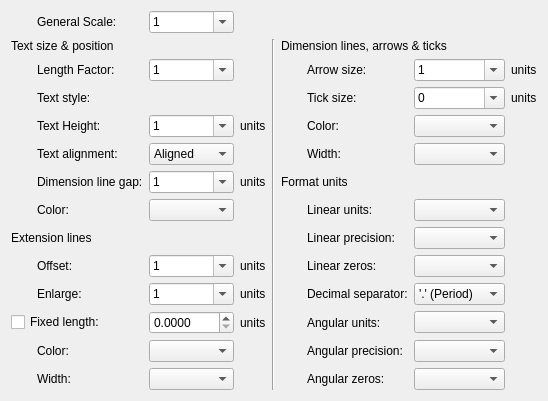
     <widget class="QWidget" name="tabDimsOld">
      <attribute name="title">
       <string>&amp;Dimensions</string>
      </attribute>
      <layout class="QGridLayout" name="gridLayout">
       <item row="3" column="2">
        <widget class="QG_FontBox" name="cbDimTxSty" native="true"/>
       </item>
       <item row="3" column="1">
        <widget class="QLabel" name="label_5">
         <property name="text">
          <string>Text style:</string>
         </property>
        </widget>
       </item>
       <item row="10" column="7">
        <widget class="QComboBox" name="cbDimDSep">
         <item>
          <property name="text">
           <string>'.' (Period)</string>
          </property>
         </item>
         <item>
          <property name="text">
           <string>',' (Comma)</string>
          </property>
         </item>
        </widget>
       </item>
       <item row="10" column="6">
        <widget class="QLabel" name="label_6">
         <property name="text">
          <string>Decimal separator:</string>
         </property>
        </widget>
       </item>
       <item row="3" column="8">
        <widget class="QLabel" name="lDimUnit6">
         <property name="text">
          <string>units</string>
         </property>
         <property name="wordWrap">
          <bool>false</bool>
         </property>
        </widget>
       </item>
       <item row="2" column="8">
        <widget class="QLabel" name="lDimUnit5">
         <property name="text">
          <string>units</string>
         </property>
         <property name="wordWrap">
          <bool>false</bool>
         </property>
        </widget>
       </item>
       <item row="7" column="6">
        <widget class="QLabel" name="lDimLUnit">
         <property name="text">
          <string>Linear units:</string>
         </property>
         <property name="textFormat">
          <enum>Qt::PlainText</enum>
         </property>
         <property name="wordWrap">
          <bool>false</bool>
         </property>
         <property name="buddy">
          <cstring>cbLengthFormat</cstring>
         </property>
        </widget>
       </item>
       <item row="7" column="1">
        <widget class="QLabel" name="lDimClrT">
         <property name="text">
          <string>Color:</string>
         </property>
        </widget>
       </item>
       <item row="13" column="7">
        <widget class="LG_DimzerosBox" name="cbDimAZin"/>
       </item>
       <item row="2" column="1">
        <widget class="QLabel" name="lDimFactor">
         <property name="text">
          <string>Length Factor:</string>
         </property>
         <property name="wordWrap">
          <bool>false</bool>
         </property>
        </widget>
       </item>
       <item row="2" column="2">
        <widget class="QComboBox" name="cbDimFactor">
         <property name="toolTip">
          <string>&lt;html&gt;&lt;head/&gt;&lt;body&gt;&lt;p&gt;Scale to multiply all dimension values.&lt;/p&gt;&lt;/body&gt;&lt;/html&gt;</string>
         </property>
         <property name="editable">
          <bool>true</bool>
         </property>
         <property name="currentIndex">
          <number>3</number>
         </property>
         <item>
          <property name="text">
           <string notr="true">0.1</string>
          </property>
         </item>
         <item>
          <property name="text">
           <string notr="true">0.2</string>
          </property>
         </item>
         <item>
          <property name="text">
           <string notr="true">0.5</string>
          </property>
         </item>
         <item>
          <property name="text">
           <string notr="true">1</string>
          </property>
         </item>
         <item>
          <property name="text">
           <string notr="true">2</string>
          </property>
         </item>
         <item>
          <property name="text">
           <string notr="true">5</string>
          </property>
         </item>
         <item>
          <property name="text">
           <string notr="true">10</string>
          </property>
         </item>
         <item>
          <property name="text">
           <string notr="true">20</string>
          </property>
         </item>
         <item>
          <property name="text">
           <string notr="true">50</string>
          </property>
         </item>
         <item>
          <property name="text">
           <string notr="true">100</string>
          </property>
         </item>
         <item>
          <property name="text">
           <string notr="true">200</string>
          </property>
         </item>
         <item>
          <property name="text">
           <string notr="true">500</string>
          </property>
         </item>
         <item>
          <property name="text">
           <string notr="true">1000</string>
          </property>
         </item>
        </widget>
       </item>
       <item row="3" column="6">
        <widget class="QLabel" name="lDimTsz">
         <property name="text">
          <string>Tick size:</string>
         </property>
         <property name="wordWrap">
          <bool>false</bool>
         </property>
        </widget>
       </item>
       <item row="4" column="3">
        <widget class="QLabel" name="lDimUnit1">
         <property name="text">
          <string>units</string>
         </property>
         <property name="wordWrap">
          <bool>false</bool>
         </property>
        </widget>
       </item>
       <item row="15" column="0">
        <spacer name="spacer11">
         <property name="orientation">
          <enum>Qt::Vertical</enum>
         </property>
         <property name="sizeType">
          <enum>QSizePolicy::Expanding</enum>
         </property>
         <property name="sizeHint" stdset="0">
          <size>
           <width>20</width>
           <height>0</height>
          </size>
         </property>
        </spacer>
       </item>
       <item row="5" column="7">
        <widget class="QG_WidthBox" name="cbDimLwD"/>
       </item>
       <item row="11" column="6">
        <widget class="QLabel" name="lDimAUnit">
         <property name="text">
          <string>Angular units:</string>
         </property>
         <property name="wordWrap">
          <bool>false</bool>
         </property>
         <property name="buddy">
          <cstring>cbAngleFormat</cstring>
         </property>
        </widget>
       </item>
       <item row="4" column="1">
        <widget class="QLabel" name="lDimTextHeight">
         <property name="text">
          <string>Text Height:</string>
         </property>
         <property name="wordWrap">
          <bool>false</bool>
         </property>
        </widget>
       </item>
       <item row="9" column="6">
        <widget class="QLabel" name="lDimZin">
         <property name="text">
          <string>Linear zeros:</string>
         </property>
        </widget>
       </item>
       <item row="3" column="7">
        <widget class="QComboBox" name="cbDimTsz">
         <property name="toolTip">
          <string>&lt;html&gt;&lt;head/&gt;&lt;body&gt;&lt;p&gt;Dimension Tick size. Set it to 0 will disable the dimension tick. Dimension arrow won't be drawn when dimension tick is enabled.&lt;/p&gt;&lt;/body&gt;&lt;/html&gt;</string>
         </property>
         <property name="editable">
          <bool>true</bool>
         </property>
         <item>
          <property name="text">
           <string notr="true">0</string>
          </property>
         </item>
         <item>
          <property name="text">
           <string notr="true">1</string>
          </property>
         </item>
         <item>
          <property name="text">
           <string notr="true">2</string>
          </property>
         </item>
         <item>
          <property name="text">
           <string notr="true">5</string>
          </property>
         </item>
        </widget>
       </item>
       <item row="6" column="5" colspan="3">
        <widget class="QLabel" name="label_4">
         <property name="text">
          <string>Format units</string>
         </property>
        </widget>
       </item>
       <item row="6" column="2">
        <widget class="QComboBox" name="cbDimGap">
         <property name="toolTip">
          <string>&lt;html&gt;&lt;head/&gt;&lt;body&gt;&lt;p&gt;Distance gap around text&lt;/p&gt;&lt;/body&gt;&lt;/html&gt;</string>
         </property>
         <property name="editable">
          <bool>true</bool>
         </property>
         <item>
          <property name="text">
           <string notr="true">1</string>
          </property>
         </item>
         <item>
          <property name="text">
           <string notr="true">2</string>
          </property>
         </item>
         <item>
          <property name="text">
           <string notr="true">5</string>
          </property>
         </item>
        </widget>
       </item>
       <item row="0" column="2">
        <widget class="QComboBox" name="cbDimScale">
         <property name="toolTip">
          <string>&lt;html&gt;&lt;head/&gt;&lt;body&gt;&lt;p&gt;Scale to multiply all dimension geometries.&lt;/p&gt;&lt;/body&gt;&lt;/html&gt;</string>
         </property>
         <property name="editable">
          <bool>true</bool>
         </property>
         <property name="currentIndex">
          <number>3</number>
         </property>
         <item>
          <property name="text">
           <string notr="true">0.1</string>
          </property>
         </item>
         <item>
          <property name="text">
           <string notr="true">0.2</string>
          </property>
         </item>
         <item>
          <property name="text">
           <string notr="true">0.5</string>
          </property>
         </item>
         <item>
          <property name="text">
           <string notr="true">1</string>
          </property>
         </item>
         <item>
          <property name="text">
           <string notr="true">2</string>
          </property>
         </item>
         <item>
          <property name="text">
           <string notr="true">5</string>
          </property>
         </item>
         <item>
          <property name="text">
           <string notr="true">10</string>
          </property>
         </item>
        </widget>
       </item>
       <item row="1" column="0" colspan="3">
        <widget class="QLabel" name="label_2">
         <property name="text">
          <string>Text size &amp; position</string>
         </property>
        </widget>
       </item>
       <item row="0" column="1">
        <widget class="QLabel" name="lDimScale">
         <property name="text">
          <string>General Scale:</string>
         </property>
         <property name="wordWrap">
          <bool>false</bool>
         </property>
        </widget>
       </item>
       <item row="4" column="2">
        <widget class="QComboBox" name="cbDimTextHeight">
         <property name="editable">
          <bool>true</bool>
         </property>
         <item>
          <property name="text">
           <string notr="true">1</string>
          </property>
         </item>
         <item>
          <property name="text">
           <string notr="true">2</string>
          </property>
         </item>
         <item>
          <property name="text">
           <string notr="true">5</string>
          </property>
         </item>
        </widget>
       </item>
       <item row="8" column="7">
        <widget class="QComboBox" name="cbDimDec"/>
       </item>
       <item row="4" column="7">
        <widget class="QG_ColorBox" name="cbDimClrD"/>
       </item>
       <item row="10" column="2">
        <widget class="QComboBox" name="cbDimExe">
         <property name="toolTip">
          <string>Length to enlarge over dimension line</string>
         </property>
         <property name="editable">
          <bool>true</bool>
         </property>
         <item>
          <property name="text">
           <string notr="true">1</string>
          </property>
         </item>
         <item>
          <property name="text">
           <string notr="true">2</string>
          </property>
         </item>
         <item>
          <property name="text">
           <string notr="true">5</string>
          </property>
         </item>
        </widget>
       </item>
       <item row="2" column="7">
        <widget class="QComboBox" name="cbDimAsz">
         <property name="toolTip">
          <string>&lt;html&gt;&lt;head/&gt;&lt;body&gt;&lt;p&gt;Dimension arrow size. &lt;a name=&quot;result_box&quot;/&gt;without effect when tick size &lt;a name=&quot;result_box&quot;/&gt;is other than 0&lt;/p&gt;&lt;/body&gt;&lt;/html&gt;</string>
         </property>
         <property name="editable">
          <bool>true</bool>
         </property>
         <item>
          <property name="text">
           <string notr="true">1</string>
          </property>
         </item>
         <item>
          <property name="text">
           <string notr="true">2</string>
          </property>
         </item>
         <item>
          <property name="text">
           <string notr="true">5</string>
          </property>
         </item>
        </widget>
       </item>
       <item row="15" column="1">
        <spacer name="spacer11_2">
         <property name="orientation">
          <enum>Qt::Vertical</enum>
         </property>
         <property name="sizeType">
          <enum>QSizePolicy::Expanding</enum>
         </property>
         <property name="sizeHint" stdset="0">
          <size>
           <width>20</width>
           <height>0</height>
          </size>
         </property>
        </spacer>
       </item>
       <item row="2" column="6">
        <widget class="QLabel" name="lDimAsz">
         <property name="text">
          <string>Arrow size:</string>
         </property>
         <property name="wordWrap">
          <bool>false</bool>
         </property>
        </widget>
       </item>
       <item row="12" column="7">
        <widget class="QComboBox" name="cbDimADec"/>
       </item>
       <item row="5" column="6">
        <widget class="QLabel" name="lDimLwD">
         <property name="text">
          <string>Width:</string>
         </property>
        </widget>
       </item>
       <item row="11" column="7">
        <widget class="QComboBox" name="cbDimAUnit"/>
       </item>
       <item row="6" column="3">
        <widget class="QLabel" name="lDimUnit4">
         <property name="text">
          <string>units</string>
         </property>
         <property name="wordWrap">
          <bool>false</bool>
         </property>
        </widget>
       </item>
       <item row="1" column="5" colspan="3">
        <widget class="QLabel" name="label">
         <property name="text">
          <string>Dimension lines, arrows &amp; ticks</string>
         </property>
        </widget>
       </item>
       <item row="13" column="6">
        <widget class="QLabel" name="lDimAZin">
         <property name="text">
          <string>Angular zeros:</string>
         </property>
        </widget>
       </item>
       <item row="4" column="6">
        <widget class="QLabel" name="lDimClrD">
         <property name="text">
          <string>Color:</string>
         </property>
        </widget>
       </item>
       <item row="12" column="6">
        <widget class="QLabel" name="lDimADec">
         <property name="text">
          <string>Angular precision:</string>
         </property>
         <property name="wordWrap">
          <bool>false</bool>
         </property>
         <property name="buddy">
          <cstring>cbAnglePrecision</cstring>
         </property>
        </widget>
       </item>
       <item row="10" column="1">
        <widget class="QLabel" name="lDimExe">
         <property name="text">
          <string>Enlarge:</string>
         </property>
         <property name="wordWrap">
          <bool>false</bool>
         </property>
        </widget>
       </item>
       <item row="9" column="1">
        <widget class="QLabel" name="lDimExo">
         <property name="text">
          <string>Offset:</string>
         </property>
         <property name="wordWrap">
          <bool>false</bool>
         </property>
        </widget>
       </item>
       <item row="7" column="7">
        <widget class="QComboBox" name="cbDimLUnit"/>
       </item>
       <item row="8" column="6">
        <widget class="QLabel" name="lDimDec">
         <property name="text">
          <string>Linear precision:</string>
         </property>
         <property name="textFormat">
          <enum>Qt::PlainText</enum>
         </property>
         <property name="wordWrap">
          <bool>false</bool>
         </property>
         <property name="buddy">
          <cstring>cbLengthPrecision</cstring>
         </property>
        </widget>
       </item>
       <item row="7" column="2">
        <widget class="QG_ColorBox" name="cbDimClrT"/>
       </item>
       <item row="5" column="2">
        <widget class="QComboBox" name="cbDimTih">
         <property name="toolTip">
          <string>&lt;html&gt;&lt;head/&gt;&lt;body&gt;&lt;p&gt;Text alignment &lt;a name=&quot;result_box&quot;/&gt;relative to the dimension line.&lt;/p&gt;&lt;/body&gt;&lt;/html&gt;</string>
         </property>
         <property name="editable">
          <bool>false</bool>
         </property>
         <property name="currentIndex">
          <number>0</number>
         </property>
         <item>
          <property name="text">
           <string>Aligned</string>
          </property>
         </item>
         <item>
          <property name="text">
           <string>Horizontal</string>
          </property>
         </item>
        </widget>
       </item>
       <item row="10" column="3">
        <widget class="QLabel" name="lDimUnit2">
         <property name="text">
          <string>units</string>
         </property>
         <property name="wordWrap">
          <bool>false</bool>
         </property>
        </widget>
       </item>
       <item row="9" column="3">
        <widget class="QLabel" name="lDimUnit3">
         <property name="text">
          <string>units</string>
         </property>
         <property name="wordWrap">
          <bool>false</bool>
         </property>
        </widget>
       </item>
       <item row="9" column="7">
        <widget class="LG_DimzerosBox" name="cbDimZin"/>
       </item>
       <item row="1" column="4" rowspan="13">
        <widget class="Line" name="line">
         <property name="lineWidth">
          <number>1</number>
         </property>
         <property name="orientation">
          <enum>Qt::Vertical</enum>
         </property>
        </widget>
       </item>
       <item row="9" column="2">
        <widget class="QComboBox" name="cbDimExo">
         <property name="toolTip">
          <string>&lt;html&gt;&lt;head/&gt;&lt;body&gt;&lt;p&gt;Offset from origin point.&lt;/p&gt;&lt;/body&gt;&lt;/html&gt;</string>
         </property>
         <property name="editable">
          <bool>true</bool>
         </property>
         <item>
          <property name="text">
           <string notr="true">1</string>
          </property>
         </item>
         <item>
          <property name="text">
           <string notr="true">2</string>
          </property>
         </item>
         <item>
          <property name="text">
           <string notr="true">5</string>
          </property>
         </item>
        </widget>
       </item>
       <item row="11" column="3">
        <widget class="QLabel" name="lDimUnit7">
         <property name="text">
          <string>units</string>
         </property>
        </widget>
       </item>
       <item row="5" column="1">
        <widget class="QLabel" name="lDimTih">
         <property name="text">
          <string>Text alignment:</string>
         </property>
         <property name="wordWrap">
          <bool>false</bool>
         </property>
        </widget>
       </item>
       <item row="6" column="1">
        <widget class="QLabel" name="lDimGap">
         <property name="text">
          <string>Dimension line gap:</string>
         </property>
         <property name="wordWrap">
          <bool>false</bool>
         </property>
        </widget>
       </item>
       <item row="8" column="0" colspan="3">
        <widget class="QLabel" name="label_3">
         <property name="text">
          <string>Extension lines</string>
         </property>
        </widget>
       </item>
       <item row="11" column="0" colspan="2">
        <widget class="QCheckBox" name="cbDimFxLon">
         <property name="text">
          <string>Fixed length:</string>
         </property>
         <property name="tristate">
          <bool>false</bool>
         </property>
        </widget>
       </item>
       <item row="12" column="1">
        <widget class="QLabel" name="lDimClrE">
         <property name="text">
          <string>Color:</string>
         </property>
        </widget>
       </item>
       <item row="13" column="1">
        <widget class="QLabel" name="lDimLwE">
         <property name="text">
          <string>Width:</string>
         </property>
        </widget>
       </item>
       <item row="13" column="2">
        <widget class="QG_WidthBox" name="cbDimLwE"/>
       </item>
       <item row="12" column="2">
        <widget class="QG_ColorBox" name="cbDimClrE">
         <property name="toolTip">
          <string/>
         </property>
         <property name="editable">
          <bool>false</bool>
         </property>
        </widget>
       </item>
       <item row="11" column="2">
        <widget class="QDoubleSpinBox" name="cbDimFxL">
         <property name="toolTip">
          <string>fixed extension line length</string>
         </property>
         <property name="decimals">
          <number>4</number>
         </property>
        </widget>
       </item>
       <item row="15" column="5">
        <spacer name="spacer11_2_2">
         <property name="orientation">
          <enum>Qt::Vertical</enum>
         </property>
         <property name="sizeType">
          <enum>QSizePolicy::Expanding</enum>
         </property>
         <property name="sizeHint" stdset="0">
          <size>
           <width>20</width>
           <height>0</height>
          </size>
         </property>
        </spacer>
       </item>
      </layout>
     </widget>
